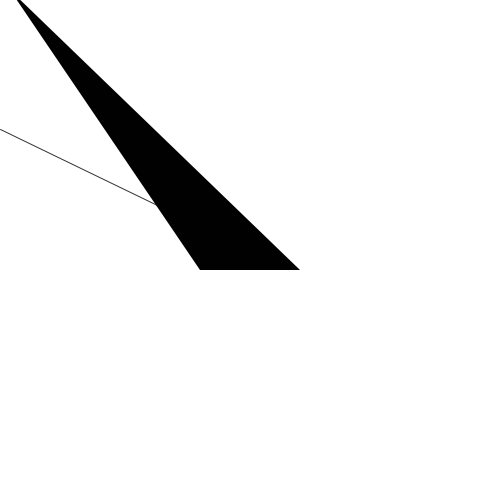
Frame 1 (no input)
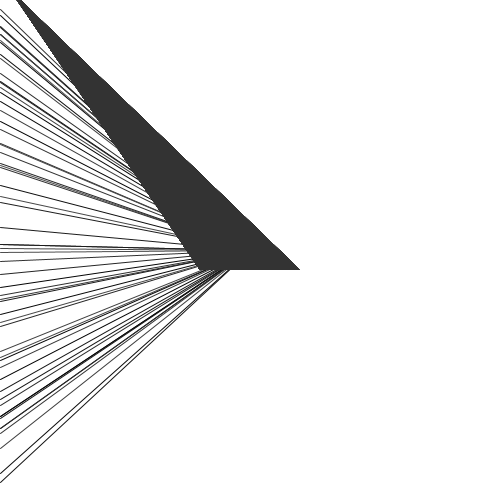
Frame 60 (the mouse pressed at the canvas centre just before this capture)
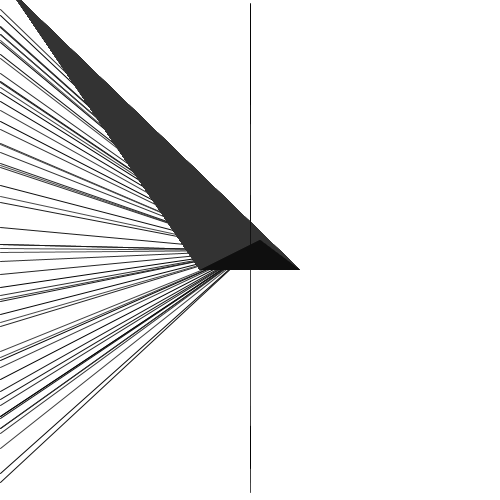
Frame 120 (the mouse held since frame 60 and released just before this capture)

The Processing sketch that drew these frames (run headless with seeded random() and noise(); from frame 60 on, the mouse is pressed at the canvas centre):

// Processing sketch: processing_93458
// ── processing_93458.pde

//colour variables
float x;


void setup() {
 size(500,500); 
 

  smooth();
  background(255);
  
  
  
}


void draw() {
   
  stroke(random(80));
  line(mouseX,random(500),250,250);
  
    noStroke();
 fill(x+1);
  
triangle(mouseX+10,mouseY-10,300,270,200,270);



 x = int(random(80));
   

}

  
  
